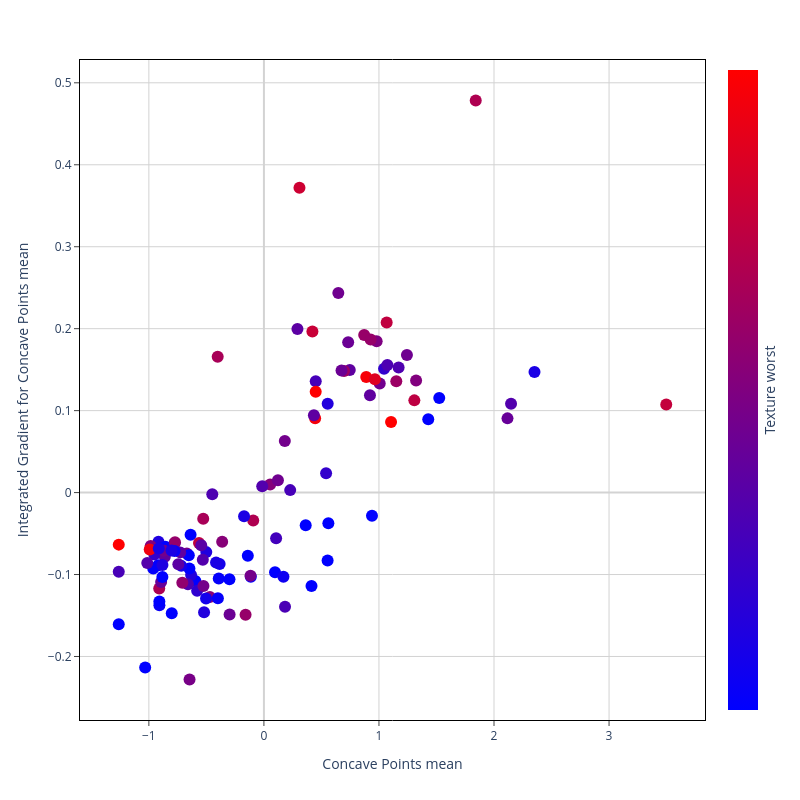

The notebook cell this image was saved under:
### Code cell
feat_1 = "Concave Points mean"
feat_2 = "Texture worst"

fig = px.scatter(x = df_X_test[feat_1], y = IGtable[feat_1], color = df_X_test[feat_2])
fig.update_traces(marker=dict(size=12))

fig.update_layout(
    plot_bgcolor='white',
    autosize=False,
    width=800,
    height=800,
    coloraxis = {'colorscale':'Bluered'},
    xaxis_title = feat_1,
    yaxis_title = "Integrated Gradient for " + feat_1,
)

fig.update_xaxes(
    zeroline=True,
    zerolinecolor='lightgrey',
    mirror=True,
    ticks='outside',
    showline=True,
    linecolor='black',
    gridcolor='lightgrey'
    )
    
fig.update_yaxes(
    zeroline=True,
    zerolinecolor='lightgrey',
    mirror=True,
    ticks='outside',
    showline=True,
    linecolor='black',
    gridcolor='lightgrey'
)

fig.update_coloraxes(colorbar_showticklabels=False,
                    colorbar_title=dict(text=feat_2,side = "right"),
                    cmin = -1, cmax = 2)

fig.show()
